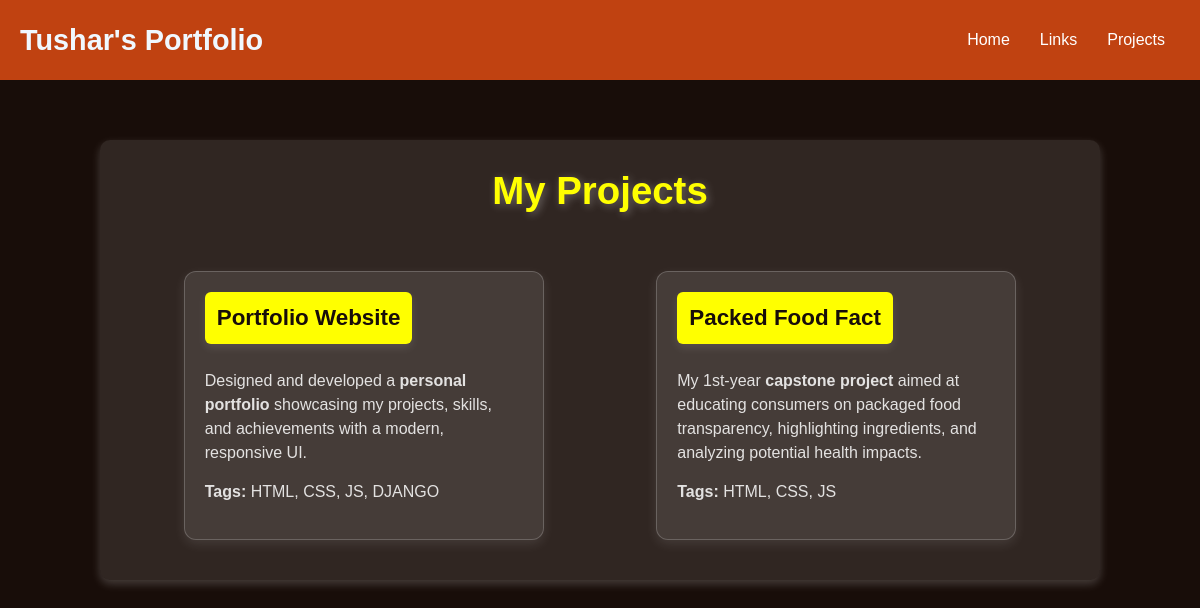
/projects/, run on the app's committed database.
### frontend/models.py (models this page shows, shortened)
class Project(models.Model):
    title = models.CharField(max_length=300)  # Increased from 200 to 300
    description = models.TextField()
    live_link = models.URLField(blank=True, null=True)
    tags = models.CharField(max_length=300, blank=True)  # Increased from 100 to 300

### frontend/views.py (the view)
# urls.py: path('projects/', views.projects, name='projects'),
def projects(request):
    all_projects = Project.objects.all()
    return render(request, 'projects.html', {'projects': all_projects})

### frontend/templates/projects.html (shortened to what this page needs)
{% load markdownify %}
{% load static %}
<!DOCTYPE html>
<html lang="en">
<head>
  <link rel="stylesheet" href="{% static 'css/style.css' %}">
</head>
<body>
  <header>
    <nav>
      <div class="left">Tushar's Portfolio</div>
      <div class="right">
        <ul>
          <li><a href="{% url 'home' %}">Home</a></li>
          <li><a href="{% url 'links' %}">Links</a></li>
          <li><a href="{% url 'projects' %}">Projects</a></li>
        </ul>
      </div>
    </nav>
  </header>
  <main class="section projects">
    <div class="container">
      <h1>My Projects</h1>
      <div class="project-list">
        {% for project in projects %}
          <div class="project">
            {% if project.live_link %}
              <h3><a href="{{ project.live_link }}" target="_blank">{{ project.title }}</a></h3>
            {% else %}
              <h3>{{ project.title }}</h3>
            {% endif %}
            <p>{{ project.description|markdownify }}</p>
            {% if project.tags %}
              <p><strong>Tags:</strong> {{ project.tags }}</p>
            {% endif %}
          </div>
        {% endfor %}
      </div>
    </div>
  </main>
</body>
</html>

### frontend/static/css/style.css (style rules this page uses)
* { margin: 0; padding: 0; box-sizing: border-box; }
body { background-color: rgb(24, 13, 9); color: aliceblue; font-family: "Poppins", sans-serif; line-height: 1.6; }
nav { display: flex; justify-content: space-between; align-items: center; height: 80px; background-color: rgb(192, 66, 17); padding: 0 20px; }
nav ul { display: flex; justify-content: center; }
nav ul li { list-style: none; margin: 0 15px; }
nav ul li a { text-decoration: none; color: white; font-size: 1rem; transition: all 0.3s ease-in-out; }
.left { font-size: 1.8rem; font-weight: bold; }
.section { text-align: center; padding: 50px 20px; }
.container { max-width: 1000px; margin: auto; padding: 20px; background: rgba(255, 255, 255, 0.1); border-radius: 10px; box-shadow: 0 4px 10px rgba(255, 255, 255, 0.2); }
.projects { padding: 60px 20px; text-align: center; }
.projects h1 { font-size: 2.4rem; margin-bottom: 30px; color: yellow; text-shadow: 2px 2px 8px rgba(255, 255, 255, 0.3); }
.projects .project-list { display: grid; grid-template-columns: repeat(auto-fit, minmax(280px, 1fr)); gap: 25px; justify-items: center; padding: 20px; }
.project { width: 100%; max-width: 360px; background: rgba(255, 255, 255, 0.1); border: 1px solid rgba(255, 255, 255, 0.2); border-radius: 12px; padding: 20px; text-align: left; box-shadow: 0 4px 12px rgba(255, 255, 255, 0.1); transition: transform 0.3s ease-in-out, box-shadow 0.3s; }
.project h3 a { font-size: 1.4rem; background-color: yellow; color: rgb(24, 13, 9); padding: 8px 12px; display: inline-block; border-radius: 6px; text-decoration: none; box-shadow: 0 4px 8px rgba(255, 255, 255, 0.1); transition: background-color 0.3s, transform 0.2s; margin-bottom: 10px; }
.project p { font-size: 1rem; color: rgba(255, 255, 255, 0.85); margin-bottom: 15px; line-height: 1.5; overflow-wrap: break-word; word-break: break-word; white-space: normal; }

### data on the page
Project: title "Portfolio Website", description "Designed and developed a personal portfolio showcasing my projects, skills, and achievements with a modern, responsive UI.", tags "HTML, CSS, JS, DJANGO"
Project: title "Packed Food Fact", description "My 1st-year capstone project aimed at educating consumers on packaged food transparency, highlighting ingredients, and analyzing potential health impacts.", tags "HTML, CSS, JS"
